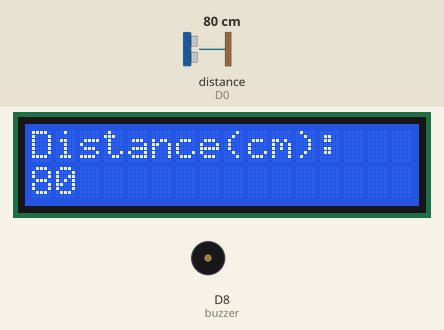
Recording of a sketch running on a simulated ESP8266 (NodeMCU). Shown: 16×2 character LCD, buzzer (waves = sounding, pin HIGH). Wiring (inferred from the names in the program): ultrasonic range finder: trigger D3; echo D0. The test bench sets the inputs (shaded band); at power-on: distance to the obstacle (sensor on D0) 80 cm. The echo pulse lasts 58.3 µs per cm; pins used as bus, display or sensor lines are not drawn; what the sketch prints to the serial monitor is not drawn.

Above: at 1.2 s.
1.3 s: distance to the obstacle (sensor on D0) set to 12 cm
At 2.4 s:
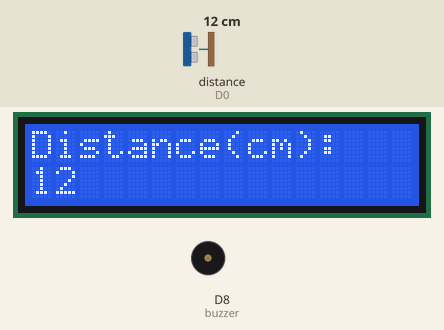
3.1 s: distance to the obstacle (sensor on D0) set to 9 cm
At 4.4 s:
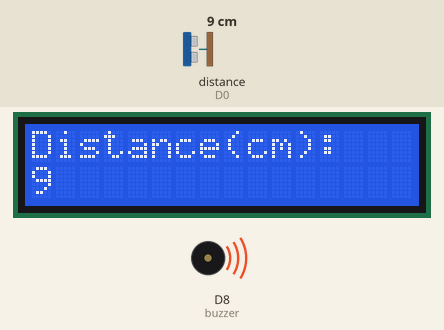
6.1 s: distance to the obstacle (sensor on D0) set to 60 cm
At 7.9 s:
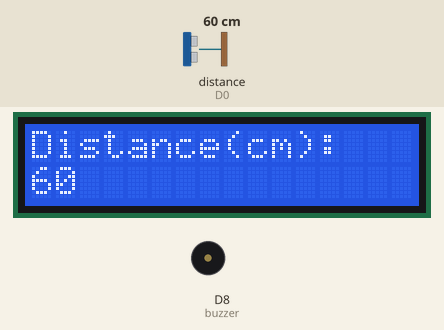
Timing chart, 0 to 9.4 s (numbered marks = the images above; inputs shaded):
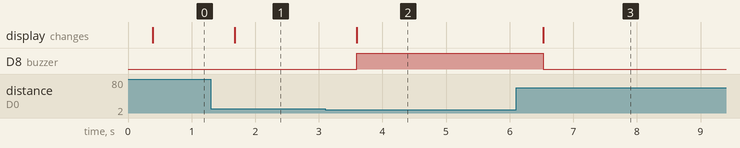

The sketch:

Distance_measurement_using_NodeMCU.ino
```cpp
const int trigPin = D3;
const int echoPin = D0;
const int buzzer = D8;
#include <Wire.h>
#include <LiquidCrystal_I2C.h>

long duration;
int distance;
int safetyDistance;

// Set the LCD address to 0x27 for a 16 chars and 2 line display
LiquidCrystal_I2C lcd(0x27, 16, 2);

void setup() {
  pinMode(trigPin, OUTPUT); // Sets the trigPin as an Output
  pinMode(echoPin, INPUT);   // Sets the echoPin as an Input
  pinMode(buzzer, OUTPUT);   // Sets the buzzer as an Output
  lcd.begin();
  lcd.backlight();

  Serial.begin(9600);       // Starts the serial communication

  lcd.backlight(); // Turn on the backlight
}

void loop() {
  // Sets trigPin HIGH
  digitalWrite(trigPin, HIGH);
  delayMicroseconds(100);
  digitalWrite(trigPin, LOW);

  duration = pulseIn(echoPin, HIGH);
  // Calculating distance
  distance = (duration / 2) / 29.1;

  Serial.print(distance);
  Serial.println("CM");
  delay(300);

  // Prints the distance on the Serial Monitor
  Serial.print("Distance: ");
  safetyDistance = distance;

  // Display distance on LCD
  lcd.clear();
  lcd.setCursor(0, 0);
  lcd.print("Distance(cm):");

  lcd.setCursor(0, 1);
  lcd.print(distance);

  // Sound buzzer if distance is less than or equal to 5
  if (safetyDistance <= 10) {
    digitalWrite(buzzer, HIGH);
    delay(100);
  } else {
    digitalWrite(buzzer, LOW);
  }
}
```

Measured:
- the behaviour switches between 11 and 10 cm on distance to the obstacle (sensor on D0) (found by bisection; images 1 and 2)
- after the input at 1.3 s, the display: changes after 0.38 s (image 1)
- after the input at 3.1 s, D8 (buzzer): LOW → HIGH after 0.49 s; the display: changes after 0.49 s (image 2)
- after the input at 6.1 s, D8 (buzzer): HIGH → LOW after 0.43 s; the display: changes after 0.43 s (image 3)
